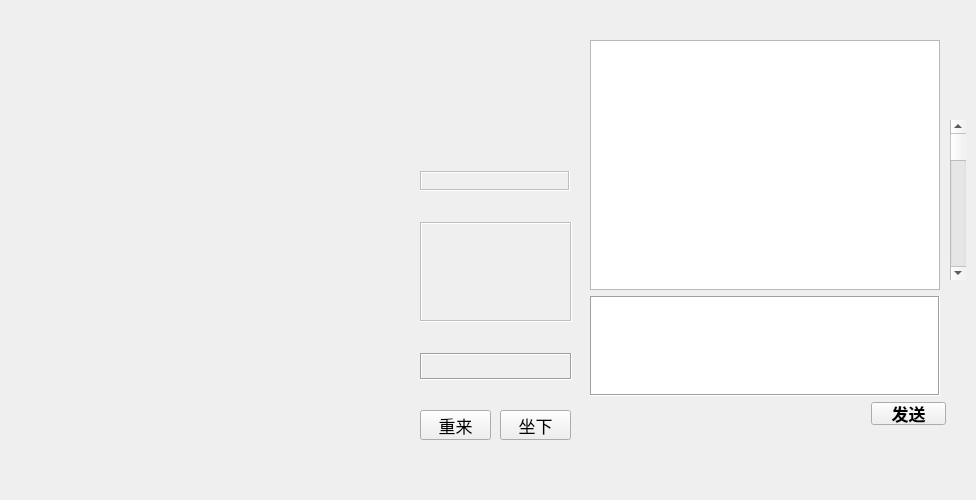
<?xml version="1.0" encoding="UTF-8"?>
<ui version="4.0">
 <class>gamepanel</class>
 <widget class="QWidget" name="gamepanel">
  <property name="geometry">
   <rect>
    <x>0</x>
    <y>0</y>
    <width>976</width>
    <height>500</height>
   </rect>
  </property>
  <property name="sizePolicy">
   <sizepolicy hsizetype="Fixed" vsizetype="Fixed">
    <horstretch>0</horstretch>
    <verstretch>0</verstretch>
   </sizepolicy>
  </property>
  <property name="minimumSize">
   <size>
    <width>976</width>
    <height>500</height>
   </size>
  </property>
  <property name="maximumSize">
   <size>
    <width>976</width>
    <height>500</height>
   </size>
  </property>
  <property name="font">
   <font>
    <pointsize>13</pointsize>
   </font>
  </property>
  <property name="windowTitle">
   <string>中国象棋</string>
  </property>
  <widget class="QWidget" name="layoutWidget">
   <property name="geometry">
    <rect>
     <x>590</x>
     <y>40</y>
     <width>356</width>
     <height>457</height>
    </rect>
   </property>
   <layout class="QVBoxLayout" name="verticalLayout_3">
    <item>
     <layout class="QVBoxLayout" name="verticalLayout_2">
      <item>
       <widget class="QTextEdit" name="showText">
        <property name="enabled">
         <bool>true</bool>
        </property>
        <property name="minimumSize">
         <size>
          <width>350</width>
          <height>250</height>
         </size>
        </property>
        <property name="maximumSize">
         <size>
          <width>350</width>
          <height>250</height>
         </size>
        </property>
        <property name="font">
         <font>
          <pointsize>9</pointsize>
         </font>
        </property>
        <property name="frameShape">
         <enum>QFrame::StyledPanel</enum>
        </property>
        <property name="frameShadow">
         <enum>QFrame::Sunken</enum>
        </property>
        <property name="readOnly">
         <bool>true</bool>
        </property>
       </widget>
      </item>
      <item>
       <layout class="QVBoxLayout" name="verticalLayout">
        <item>
         <widget class="QTextEdit" name="sendEdit">
          <property name="minimumSize">
           <size>
            <width>350</width>
            <height>100</height>
           </size>
          </property>
          <property name="maximumSize">
           <size>
            <width>350</width>
            <height>100</height>
           </size>
          </property>
          <property name="font">
           <font>
            <pointsize>13</pointsize>
           </font>
          </property>
          <property name="frameShape">
           <enum>QFrame::Box</enum>
          </property>
         </widget>
        </item>
        <item>
         <layout class="QHBoxLayout" name="horizontalLayout">
          <item>
           <spacer name="horizontalSpacer_3">
            <property name="orientation">
             <enum>Qt::Horizontal</enum>
            </property>
            <property name="sizeHint" stdset="0">
             <size>
              <width>40</width>
              <height>20</height>
             </size>
            </property>
           </spacer>
          </item>
          <item>
           <widget class="QPushButton" name="sendButton">
            <property name="minimumSize">
             <size>
              <width>75</width>
              <height>23</height>
             </size>
            </property>
            <property name="maximumSize">
             <size>
              <width>75</width>
              <height>23</height>
             </size>
            </property>
            <property name="font">
             <font>
              <pointsize>13</pointsize>
              <weight>75</weight>
              <bold>true</bold>
             </font>
            </property>
            <property name="text">
             <string>发送</string>
            </property>
           </widget>
          </item>
         </layout>
        </item>
       </layout>
      </item>
     </layout>
    </item>
    <item>
     <spacer name="verticalSpacer">
      <property name="orientation">
       <enum>Qt::Vertical</enum>
      </property>
      <property name="sizeHint" stdset="0">
       <size>
        <width>20</width>
        <height>30</height>
       </size>
      </property>
     </spacer>
    </item>
   </layout>
  </widget>
  <widget class="QWidget" name="layoutWidget">
   <property name="geometry">
    <rect>
     <x>420</x>
     <y>171</y>
     <width>152</width>
     <height>209</height>
    </rect>
   </property>
   <layout class="QVBoxLayout" name="verticalLayout_4">
    <item>
     <widget class="QLabel" name="upUserLabel">
      <property name="enabled">
       <bool>false</bool>
      </property>
      <property name="minimumSize">
       <size>
        <width>150</width>
        <height>20</height>
       </size>
      </property>
      <property name="maximumSize">
       <size>
        <width>150</width>
        <height>20</height>
       </size>
      </property>
      <property name="font">
       <font>
        <pointsize>15</pointsize>
       </font>
      </property>
      <property name="frameShape">
       <enum>QFrame::Box</enum>
      </property>
      <property name="frameShadow">
       <enum>QFrame::Sunken</enum>
      </property>
      <property name="text">
       <string/>
      </property>
      <property name="alignment">
       <set>Qt::AlignCenter</set>
      </property>
     </widget>
    </item>
    <item>
     <spacer name="verticalSpacer_2">
      <property name="orientation">
       <enum>Qt::Vertical</enum>
      </property>
      <property name="sizeHint" stdset="0">
       <size>
        <width>20</width>
        <height>18</height>
       </size>
      </property>
     </spacer>
    </item>
    <item>
     <widget class="QLabel" name="chooselabel">
      <property name="enabled">
       <bool>false</bool>
      </property>
      <property name="minimumSize">
       <size>
        <width>100</width>
        <height>100</height>
       </size>
      </property>
      <property name="layoutDirection">
       <enum>Qt::LeftToRight</enum>
      </property>
      <property name="frameShape">
       <enum>QFrame::Box</enum>
      </property>
      <property name="frameShadow">
       <enum>QFrame::Sunken</enum>
      </property>
      <property name="text">
       <string/>
      </property>
     </widget>
    </item>
    <item>
     <spacer name="verticalSpacer_3">
      <property name="minimumSize">
       <size>
        <width>23</width>
        <height>21</height>
       </size>
      </property>
      <property name="orientation">
       <enum>Qt::Vertical</enum>
      </property>
      <property name="sizeHint" stdset="0">
       <size>
        <width>20</width>
        <height>18</height>
       </size>
      </property>
     </spacer>
    </item>
    <item>
     <widget class="QLabel" name="downUserLabel">
      <property name="minimumSize">
       <size>
        <width>150</width>
        <height>20</height>
       </size>
      </property>
      <property name="font">
       <font>
        <pointsize>15</pointsize>
       </font>
      </property>
      <property name="frameShape">
       <enum>QFrame::Box</enum>
      </property>
      <property name="frameShadow">
       <enum>QFrame::Sunken</enum>
      </property>
      <property name="text">
       <string/>
      </property>
      <property name="alignment">
       <set>Qt::AlignCenter</set>
      </property>
     </widget>
    </item>
   </layout>
  </widget>
  <widget class="QLabel" name="label_GameStatus">
   <property name="geometry">
    <rect>
     <x>420</x>
     <y>120</y>
     <width>151</width>
     <height>31</height>
    </rect>
   </property>
   <property name="text">
    <string/>
   </property>
   <property name="alignment">
    <set>Qt::AlignCenter</set>
   </property>
  </widget>
  <widget class="QPushButton" name="pushButton_TakeSite">
   <property name="geometry">
    <rect>
     <x>500</x>
     <y>410</y>
     <width>71</width>
     <height>30</height>
    </rect>
   </property>
   <property name="text">
    <string>坐下</string>
   </property>
  </widget>
  <widget class="QPushButton" name="pushButton_ReGame">
   <property name="geometry">
    <rect>
     <x>420</x>
     <y>410</y>
     <width>71</width>
     <height>30</height>
    </rect>
   </property>
   <property name="text">
    <string>重来</string>
   </property>
  </widget>
  <widget class="QScrollBar" name="showTextBar">
   <property name="geometry">
    <rect>
     <x>950</x>
     <y>120</y>
     <width>16</width>
     <height>160</height>
    </rect>
   </property>
   <property name="orientation">
    <enum>Qt::Vertical</enum>
   </property>
  </widget>
 </widget>
 <resources/>
 <connections/>
</ui>
